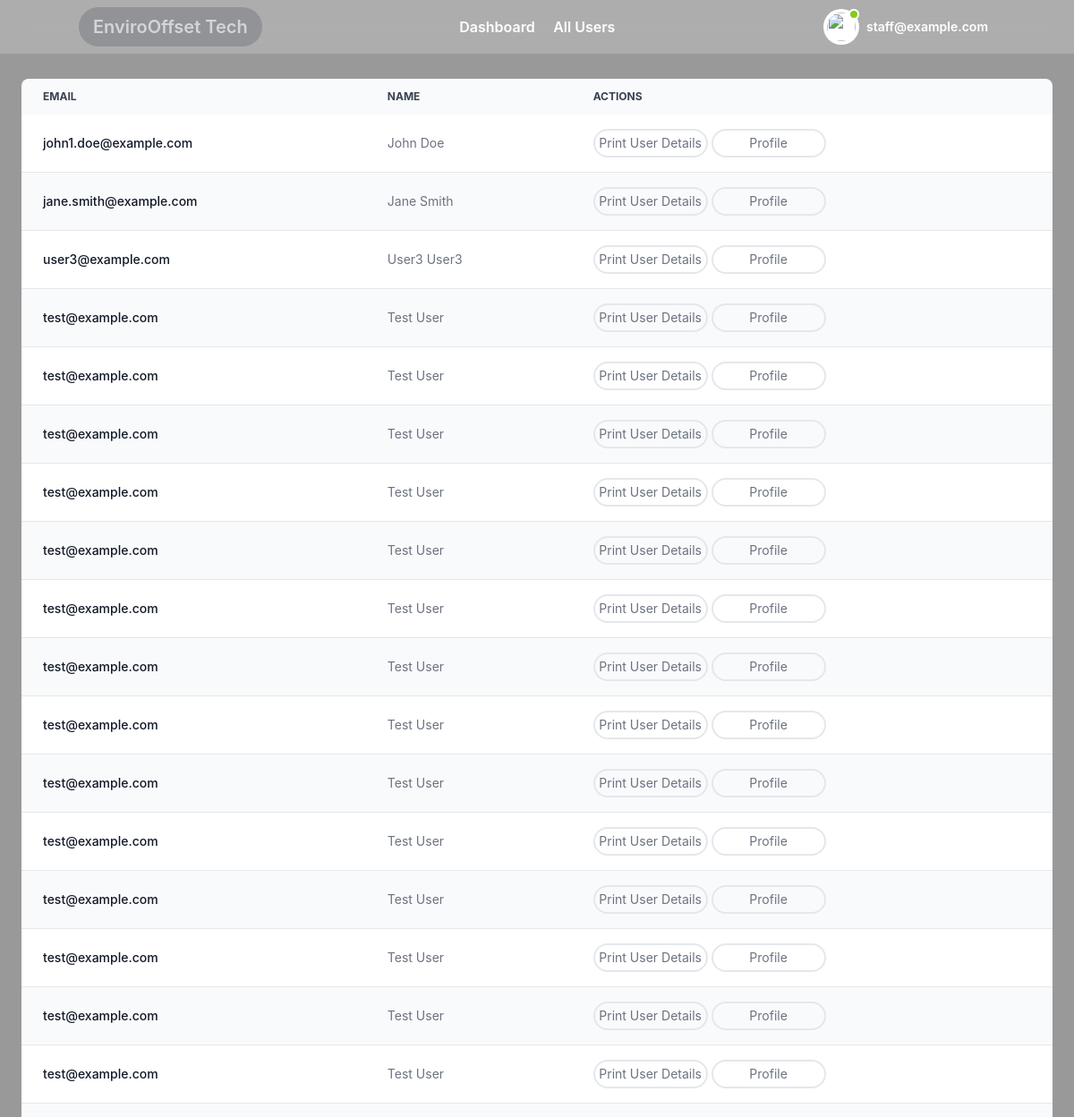
The page /staff/allUsers (signed in) on the database its author committed.
### main.py (models this page shows, shortened)
class Staff(db.Model):
    id = db.Column(db.Integer, primary_key=True)
    fname = db.Column(db.String(255), nullable=False)
    lname = db.Column(db.String(255), nullable=False)
    email = db.Column(db.String(255), nullable=False, unique=True)
    password = db.Column(db.String(255), nullable=False)
    is_verified = db.Column(db.Integer, default=0, nullable=False)

class User(db.Model):
    id=db.Column(db.Integer, primary_key=True)
    fname=db.Column(db.String(255), nullable=False)
    lname=db.Column(db.String(255), nullable=False)
    email=db.Column(db.String(255), nullable=False)
    password=db.Column(db.String(255), nullable=False)
    country=db.Column(db.String(255), nullable=False)
    total_contribution = db.Column(db.Float, default=None)
    total_carbon_offset = db.Column(db.Float, default=None)
    carbon_footprint = db.Column(db.Float, default=None)
    offset_under_neutral = db.Column(db.Float, default=None)

### main.py (the view)
@app.route("/staff/allUsers")
def staff_allUsers():
    if not session.get('staff_id'):
        return redirect('/')
    staffId = session.get('staff_id')
    staff = Staff().query.filter_by(id=staffId).first()
    users = User().query.all()
    return render_template('staff/allUsers.html',users=users,staff=staff)

### templates/staff/allUsers.html (shortened to what this page needs)
<!DOCTYPE html>
<html lang="en">
<head>
    <link href="https://fonts.bunny.net/css?family=figtree:400,500,600&display=swap" rel="stylesheet" />
    <link href='https://unpkg.com/boxicons@2.1.4/css/boxicons.min.css' rel='stylesheet'>
    <link href="https://cdn.jsdelivr.net/npm/remixicon@3.5.0/fonts/remixicon.css" rel="stylesheet">
    <link rel="stylesheet" href="{{ url_for('static', filename='styles/layout.css') }}">
    <script src="https://cdn.tailwindcss.com"></script>
</head>
<body class="text-gray-800 font-inter bg-cover bg-fixed bg-center" style="background-image: linear-gradient(rgba(0, 0, 0, 0.4), rgba(0, 0, 0, 0.4)), url('{{ url_for('static', filename='images/SolarPanels.jpg') }}')">
    {% include 'staff/navbar.html' %}
    <main class="md:mt-16 min-h-screen transition-all main">
        <div class="p-6">
            <div class="flex-auto relative overflow-x-auto sm:rounded-lg h-screen">
                <table class="w-full text-sm text-left rtl:text-right text-gray-500 dark:text-gray-400">
                    <thead class="text-xs text-gray-700 uppercase bg-gray-50 dark:bg-gray-700 dark:text-gray-400">
                        <tr>
                            <th scope="col" class="px-6 py-3">
                                Email
                            </th>
                            <th scope="col" class="px-6 py-3">
                                Name
                            </th>
                            <th scope="col" class="px-6 py-3">
                                Actions
                            </th>
                        </tr>
                    </thead>
                    <tbody>
                        {% for user in users %}
                        <tr class="odd:bg-white odd:dark:bg-gray-900 even:bg-gray-50 even:dark:bg-gray-800 border-b dark:border-gray-700">
                            <th scope="row" class="px-6 py-4 font-medium text-gray-900 whitespace-nowrap dark:text-white">
                                {{user.email}}
                            </th>
                            <td class="px-6 py-4">
                                {{user.fname}} {{user.lname}}
                            </td>
                            <td class="px-6 py-4">
                                        <a href="/staff/generate-pdf/{{user.id}}">
                                            <button class="btn btn font-normal h-8 border-gray-200 border-2 rounded-2xl w-32">Print User Details</button>
                                        </a>
                                        <a href="/staff/userDetails/{{user.id}}">
                                            <button class="btn btn font-normal h-8 border-gray-200 border-2 rounded-2xl w-32">Profile</button>
                                        </a>
                            </td>
                        </tr>
                        {% endfor %}
                    </tbody>
                </table>
            </div>
        </div>
    </main>
</body>
</html>

### templates/staff/navbar.html (shortened to what this page needs)
<header class="bg-white bg-opacity-20 backdrop-blur-md absolute top-0 left-0 right-0 z-50" id="Home">
    <div class="container mx-auto flex items-center justify-between py-2">
        <div>
            <div
                class="font-semibold text-xl text-gray-300 bg-gray-800 bg-opacity-20 rounded-full px-4 py-2 hover:text-white hover:bg-black px-4">
                EnviroOffset Tech</div>
        </div>
        <div class="space-x-4">
            <a href="/staff/dashboard"
                class="font-semibold text-white hover:text-yellow-300 hover:border-b-2 border-yellow-300">Dashboard</a>
            <a href="/staff/allUsers"
                class="font-semibold text-white hover:text-yellow-300 hover:border-b-2 border-yellow-300">All Users</a>
        </div>
        <div class="dropdown ml-3">
            <button type="button" class="dropdown-toggle flex items-center">
                <div class="flex-shrink-0 w-10 h-10 relative">
                    <div class="p-1 bg-white rounded-full focus:outline-none focus:ring">
                        <img class="w-8 h-8 rounded-full" src="https://laravelui.spruko.com/tailwind/ynex/build/assets/images/faces/9.jpg" alt=""/>
                        <div class="top-0 left-7 absolute w-3 h-3 bg-lime-500 border-2 border-white rounded-full"></div>
                    </div>
                </div>
                <div class="p-2 md:block text-left">
                    {% if staff %}
                    <h2 class="text-sm font-semibold text-white">{{staff.email}}</h2>
                    {% else %}
                    <h2 class="text-sm font-semibold text-white">Staff</h2>
                    {% endif %}
                </div>
            </button>
        </div>
    </div>
</header>

### static/styles/layout.css (style rules this page uses)
html { line-height: 1.5; -webkit-text-size-adjust: 100%; -moz-tab-size: 4; -o-tab-size: 4; tab-size: 4; font-family: ui-sans-serif, system-ui, -apple-system, BlinkMacSystemFont, "Segoe UI", Roboto, "Helvetica Neue", Arial, "Noto Sans", sans-serif, "Apple Color Emoji", "Segoe UI Emoji", "Segoe UI Symbol", "Noto Color Emoji"; font-feature-settings: normal; font-variation-settings: normal; }
body { margin: 0; line-height: inherit; }
h1, h2, h3, h4, h5, h6 { font-size: inherit; font-weight: inherit; }
a { color: inherit; text-decoration: inherit; }
table { text-indent: 0; border-color: inherit; border-collapse: collapse; }
button, input, optgroup, select, textarea { font-family: inherit; font-feature-settings: inherit; font-variation-settings: inherit; font-size: 100%; font-weight: inherit; line-height: inherit; color: inherit; margin: 0; padding: 0; }
button, select { text-transform: none; }
button, [type='button'], [type='reset'], [type='submit'] { -webkit-appearance: button; background-color: transparent; background-image: none; }
blockquote, dl, dd, h1, h2, h3, h4, h5, h6, hr, figure, p, pre { margin: 0; }
button, [role="button"] { cursor: pointer; }
img, svg, video, canvas, audio, iframe, embed, object { display: block; vertical-align: middle; }
img, video { max-width: 100%; height: auto; }
.absolute { position: absolute; }
.relative { position: relative; }
.left-0 { left: 0px; }
.top-0 { top: 0px; }
.z-50 { z-index: 50; }
.ml-3 { margin-left: 0.75rem; }
.flex { display: flex; }
.h-8 { height: 2rem; }
.min-h-screen { min-height: 100vh; }
.w-8 { width: 2rem; }
.w-full { width: 100%; }
.items-center { align-items: center; }
.justify-between { justify-content: space-between; }
.overflow-x-auto { overflow-x: auto; }
.rounded-full { border-radius: 9999px; }
.border-b { border-bottom-width: 1px; }
.border-gray-200 { --tw-border-opacity: 1; border-color: rgb(229 231 235 / var(--tw-border-opacity)); }
.bg-gray-50 { --tw-bg-opacity: 1; background-color: rgb(249 250 251 / var(--tw-bg-opacity)); }
.bg-white { --tw-bg-opacity: 1; background-color: rgb(255 255 255 / var(--tw-bg-opacity)); }
.p-1 { padding: 0.25rem; }
.p-6 { padding: 1.5rem; }
.px-4 { padding-left: 1rem; padding-right: 1rem; }
.px-6 { padding-left: 1.5rem; padding-right: 1.5rem; }
.py-2 { padding-top: 0.5rem; padding-bottom: 0.5rem; }
.text-left { text-align: left; }
.font-inter { font-family: 'Inter', sans-serif; }
.text-sm { font-size: 0.875rem; line-height: 1.25rem; }
.text-xl { font-size: 1.25rem; line-height: 1.75rem; }
.font-medium { font-weight: 500; }
.font-normal { font-weight: 400; }
.font-semibold { font-weight: 600; }
.uppercase { text-transform: uppercase; }
.text-gray-300 { --tw-text-opacity: 1; color: rgb(209 213 219 / var(--tw-text-opacity)); }
.text-gray-800 { --tw-text-opacity: 1; color: rgb(31 41 55 / var(--tw-text-opacity)); }
.text-white { --tw-text-opacity: 1; color: rgb(255 255 255 / var(--tw-text-opacity)); }
.transition-all { transition-property: all; transition-timing-function: cubic-bezier(0.4, 0, 0.2, 1); transition-duration: 150ms; }

### rows shown on the page
Staff: email "staff@example.com"
User: email "john1.doe@example.com", fname "John", lname "Doe"
User: email "jane.smith@example.com", fname "Jane", lname "Smith"
User: email "user3@example.com", fname "User3", lname "User3"
User: email "test@example.com", fname "Test", lname "User"
User: email "test@example.com", fname "Test", lname "User"
User: email "test@example.com", fname "Test", lname "User"
User: email "test@example.com", fname "Test", lname "User"
User: email "test@example.com", fname "Test", lname "User"
User: email "test@example.com", fname "Test", lname "User"
User: email "test@example.com", fname "Test", lname "User"
User: email "test@example.com", fname "Test", lname "User"
User: email "test@example.com", fname "Test", lname "User"
User: email "test@example.com", fname "Test", lname "User"
User: email "test@example.com", fname "Test", lname "User"
User: email "test@example.com", fname "Test", lname "User"
User: email "test@example.com", fname "Test", lname "User"
User: email "test@example.com", fname "Test", lname "User"
